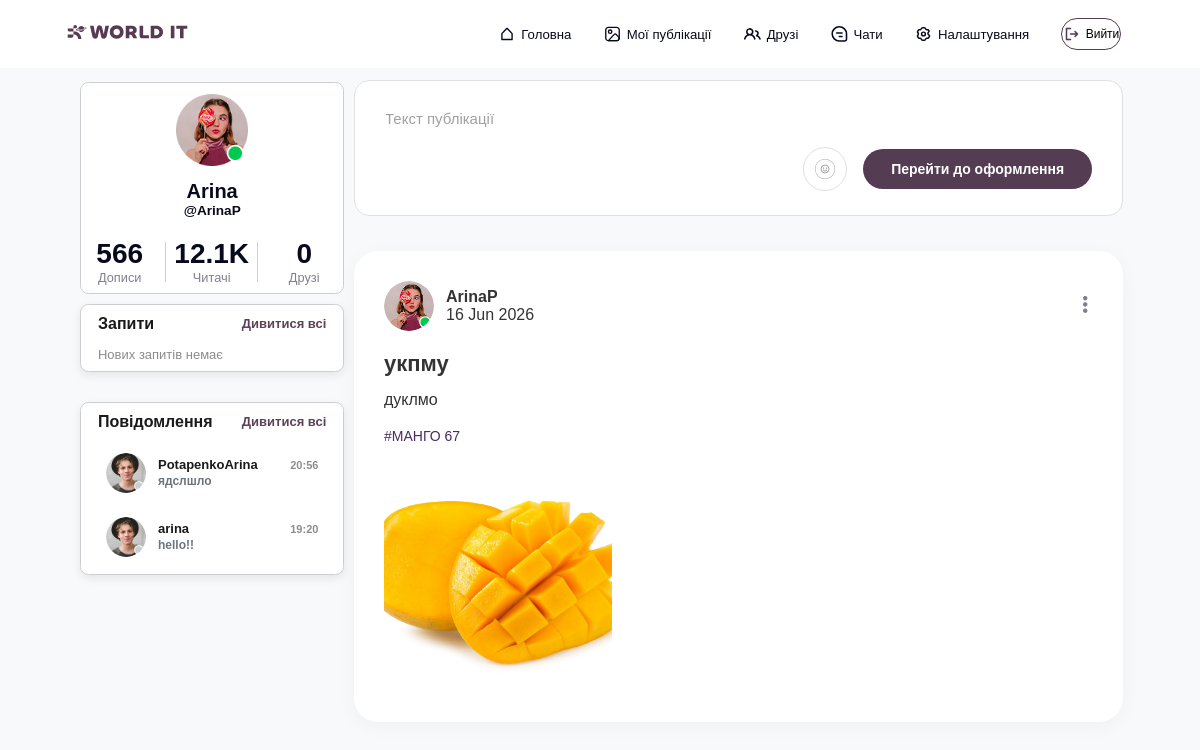
The page /posts/ (signed in) on the database its author committed.
### user_app/models.py (models this page shows)
class User(AbstractUser):
    username = models.CharField(
        max_length= 150,
        blank= True,
        null= True
    )
    email = models.EmailField(
        unique= True
    )
    USERNAME_FIELD = 'email'
    REQUIRED_FIELDS = []

### chat_app/models.py (models this page shows, shortened)
class Message(models.Model):
    text = models.TextField()
    chat = models.ForeignKey(Chat, on_delete=models.CASCADE, related_name="messages")
    sender = models.ForeignKey(User, on_delete=models.CASCADE, related_name="sent_messages")
    readers = models.ManyToManyField(User, blank=True, related_name="read_messages")
    created_at = models.DateTimeField(auto_now_add=True)

### posts_app/models.py (models this page shows, shortened)
class Post(models.Model):
    title = models.CharField(max_length=250)
    topic = models.CharField(max_length=250, blank=True, null=True)
    content = models.TextField()
    created_at = models.DateField(auto_now_add=True)
    updated_at = models.DateField(auto_now=True)
    author = models.ForeignKey(
        settings.AUTH_USER_MODEL,
        on_delete=models.CASCADE,
        related_name='posts'
    )
    tags = models.ManyToManyField(to='Tag', related_name='posts')
    class Meta:
        db_table = "post_app_post"

class Tag(models.Model):
    name = models.CharField(max_length=100)
    class Meta:
        db_table = "post_app_tag"

class PostImage(models.Model):
    original_image = models.ImageField(upload_to="post_photos/original")
    compressed_image = models.ImageField(upload_to="post_photos/compressed")
    post = models.ForeignKey(
        to='Post',
        on_delete=models.CASCADE,
        related_name='images'
    )
    class Meta:
        db_table = "post_app_postimage"

### posts_app/views.py (the view)
# urls.py: path('posts/', PostsView.as_view(), name='posts'),
class PostsView(LoginRequiredMixin, TemplateView):
    template_name = 'post_app/post.html'
    paginate_by = 3
    def get_context_data(self, **kwargs):
        context = super().get_context_data(**kwargs)
        queryset = Post.objects.all().prefetch_related('images', 'tags', 'urls').order_by('-created_at')
        paginator = Paginator(queryset, self.paginate_by)
        page_number = self.request.GET.get('page', 1)
        page_obj = paginator.get_page(page_number)
        context['posts'] = page_obj.object_list
        context['tags'] = Tag.objects.all()
        context['form'] = PostForm()
        return context
    def post(self, request, *args, **kwargs):
        form = PostForm(request.POST)
        if form.is_valid():
            images = request.FILES.getlist('image')
            links = request.POST.getlist('links')
            author = request.user if request.user.is_authenticated else User.objects.first()
            form.save(author=author, images=images, links=links)
            return JsonResponse({'status': 'success'})
        else:
            return JsonResponse({'status': 'error', 'errors': form.errors}, status=400)

### posts_app/forms.py (shortened to what this page needs)
class PostForm(forms.ModelForm):
    tags = forms.ModelMultipleChoiceField(
        queryset=Tag.objects.all(),
        required=False,
        widget=forms.CheckboxSelectMultiple
    )
    class Meta:
        model = Post
        fields = ['title', 'topic', 'content']
        widgets = {
            'title': forms.TextInput(attrs={
                'placeholder': 'Природа, книга і спокій',
                'class': 'form-input'
            }),
            'topic': forms.TextInput(attrs={
                'placeholder': 'Напишіть тему публікації',
                'class': 'form-input'
            }),
            'content': forms.Textarea(attrs={
                'placeholder': 'Інколи найкращі ідеї народжуються в тиші...',
                'rows': 5,
                'class': 'form-textarea'
            }),
        }

### posts_app/templates/post_app/post.html (shortened to what this page needs)
{% extends 'base.html' %}
{% load static %}
{% block links %}
    <link rel="stylesheet" href="{% static 'css/base.css' %}">
    <link rel="stylesheet" href="{% static 'post_app/css/post.css' %}?v=9.9">
    <link rel="stylesheet" href="{% static 'post_app/css/particles/modal.css' %}">
    <link rel="stylesheet" href="{% static 'post_app/css/particles/post_menu.css' %}">
    <link rel="stylesheet" href="{% static 'post_app/css/particles/create_post.css' %}">
{% endblock %}
{% block side-panel %}
    {% include 'particles/side_panel.html' %}
{% endblock %}
{% block content %}
<div class="content-wrapper">
    <div class="quick-create-post">
        <div class="quick-input-container">
            <input type="text" class="quick-post-input" placeholder="Текст публікації" readonly id="quick-create-trigger-input">
            <div class="quick-actions-bar">
                <div class="quick-emoji-wrapper" id="quick-emoji-trigger">
                    <img src="{% static 'icons/emoji.png' %}" alt="emoji" class="quick-emoji">
                </div>
                <button type="button" class="btn-go-to-create" id="quick-create-trigger">Перейти до оформлення</button>
            </div>
        </div>
    </div>
    <div class="posts-list">
        {% for post in posts %}
        <div class="post-card">
            <div class="card-header">
                <div class="author-block">
                    <img src="{% static 'icons/example-photo.png' %}" class="author-ava">
                    <div class="author-meta">
                        <h4>{{ post.author.username }}</h4>
                        <span>{{ post.created_at|date:"d M Y" }}</span>
                    </div>
                </div>
                {% include 'post_app/particles/post_menu.html' %}
            </div>
            <div class="card-body">
                <h3 class="post-title">{{ post.title }}</h3>
                <p class="post-text">{{ post.content }}</p>
                <div class="post-tags">
                    {% for tag in post.tags.all %}
                        <span class="tag-item">#{{ tag.name }}</span>
                    {% endfor %}
                </div>
                <div class="post-image-grid">
                    {% for img in post.images.all %}
                        <div class="grid-image-item">
                            <img src="{{ img.original_image.url }}" alt="post image">
                        </div>
                    {% endfor %}
                </div>
            </div>
        </div>
        {% empty %}
        <p class="no-posts">Постів ще немає.</p>
        {% endfor %}
        <div id="postLoaderLine" style="width: 100%; height: 1px; clear: both;"></div>
    </div>
</div>
{% endblock content %}

### templates/particles/side_panel.html (shortened to what this page needs)
{% load static %}
<div class="side-panel">
    <div class="profile-container">
        <div class="profile-head">
            <div class="profile-picture">
                <img src="{% if request.user.avatar %}{{ request.user.avatar.url }}{% else %}{% static 'icons/example-photo.png' %}{% endif %}" alt="Profile Picture" style="object-fit: cover;">
            </div>
            <div class="profile-name">
                <h3>
                    {% if request.user.first_name %}
                        {{ request.user.first_name }}
                    {% else %}
                        Новий користувач
                    {% endif %}
                </h3>
                <p>@{{ request.user.username }}</p>
            </div>
        </div>
        <div class="profile-info">
            <div class="info-container">
                <h3>566</h3>
                <p>Дописи</p>
            </div>
            <div class="info-container">
                <h3>12.1K</h3>
                <p>Читачі</p>
            </div>
            <div class="info-container">
                <h3>{{ friends_count|default:"0" }}</h3>
                <p>Друзі</p>
            </div>
        </div>
    </div>
    <div class="request" style="margin-bottom: 30px; display: block; box-sizing: border-box;">
        <div style="display: flex; justify-content: space-between; align-items: center;">
            <h3 style="margin: 0; font-size: 16px; font-weight: 700; color: #1a1a1a;">Запити</h3>
            <a href="{% url 'friends' %}" style="font-size: 13px; color: #5d4257; font-weight: 600; text-decoration: none; text-align: right;">Дивитися всі</a>
        </div>
        <div id="sidebar-requests-list" style="display: block; margin-top: 14px; clear: both;">
        </div>
    </div>
    <div class="message-block" style="margin-top: 30px; display: block; box-sizing: border-box;">
        <div style="display: flex; justify-content: space-between; align-items: center;">
            <h3 style="margin: 0; font-size: 16px; font-weight: 700; color: #1a1a1a;">Повідомлення</h3>
            <a href="{% url 'chat' %}" style="font-size: 13px; color: #5d4257; font-weight: 600; text-decoration: none; text-align: right;">Дивитися всі</a>
        </div>
        <div id="sidebar-messages-list" style="display: flex; flex-direction: column; gap: 8px; margin-top: 14px; clear: both; width: 100%;">
            {% for chat in sidebar_recent_chats %}
                <a href="{% url 'chat' %}?open={{ chat.id }}" style="display: flex; align-items: center; gap: 12px; padding: 8px; border-radius: 12px; text-decoration: none; box-sizing: border-box; width: 100%; transition: background 0.2s;" onmouseover="this.style.background='#f5f5f7'" onmouseout="this.style.background='none'">
                    <img src="{{ chat.avatar_url }}" style="width: 40px; height: 40px; border-radius: 50%; object-fit: cover; flex-shrink: 0;">
                    <div style="display: flex; flex-direction: column; min-width: 0; flex-grow: 1; gap: 2px;">
                        <div style="display: flex; justify-content: space-between; align-items: center; width: 100%;">
                            <span style="font-size: 13px; font-weight: 600; color: #1a1a1a; white-space: nowrap; overflow: hidden; text-overflow: ellipsis; max-width: 110px;">{{ chat.username }}</span>
                            <span style="font-size: 11px; color: #8c8c8c; flex-shrink: 0;">{{ chat.last_time }}</span>
                        </div>
                        <p style="font-size: 12px; color: #6c757d; margin: 0; white-space: nowrap; overflow: hidden; text-overflow: ellipsis; max-width: 140px;">{{ chat.last_message }}</p>
                    </div>
                </a>
            {% empty %}
                <p style="color: #8c8c8c; font-size: 13px; margin: 0;">Повідомлень немає</p>
            {% endfor %}
        </div>
    </div>
</div>

### posts_app/templates/post_app/particles/post_menu.html (shortened to what this page needs)
{% load static %}
<div class="card-options">
    <img src="{% static 'icons/more.png' %}" alt="options" class="post-menu-trigger">
</div>

### static/css/base.css (style rules this page uses)
* { padding: 0; margin: 0; box-sizing: border-box; text-decoration: none; font-family: 'GT Walsheim Pro'; }
body { background-color: #FAF8FF; font-family: 'GT Walsheim Pro'; }
.profile-container { position: static; top: 10.2vh; left: 5.6vw; display: flex; flex-direction: column; justify-content: center; margin-left: 13px; align-items: center; width: 22vw; height: 26.5vh; gap: 1.5vh; background-color: white; border: 0.1vw solid #CDCED2; border-radius: 0.7vw; }
.profile-head { display: flex; flex-direction: column; justify-content: flex-start; align-items: center; width: 24vw; height: 17vh; gap: 1.1vw; }
.profile-picture { display: flex; flex-direction: column; justify-content: center; align-items: center; width: 6.7vw; height: 9vh; }
.profile-picture img { height: 100%; }
.profile-name { display: flex; flex-direction: column; justify-content: center; align-items: center; width: 6.7vw; height: 5vh; }
.profile-name h3 { font-size: 2.5vh; color: rgba(7, 10, 28, 1); }
.profile-name p { font-size: 1.7vh; font-weight: 700; color: rgba(7, 10, 28, 1); }
.profile-info { display: flex; flex-direction: row; justify-content: center; align-items: center; width: 23vw; height: 5vh; }
.info-container { display: flex; flex-direction: column; justify-content: center; align-items: center; width: 8vw; height: 5vh; border-right: 0.1vw solid #CDCED2; }
.info-container:last-child { border-right: none; }
.info-container h3 { font-size: 3.5vh; font-weight: 700; color: #070A1C }
.info-container p { font-size: 1.6vh; color: #81818D; }
.profile-container { position: fixed; top: 10.2vh; left: 5.6vw; display: flex; flex-direction: column; justify-content: center; align-items: center; width: 22vw; height: 26.5vh; gap: 1.5vh; background-color: white; border: 0.1vw solid #CDCED2; border-radius: 0.7vw; }
.info-container h3 { font-size: 3.5vh; font-weight: 700; color: #070A1C; }
.request { position: fixed; top: 38vh; left: 5.6vw; display: flex; align-items: center; justify-content: space-between; width: 22vw; margin-left: 13px; min-height: 7.5vh; padding: 1.2vh 1.4vw; background-color: #ffffff; border: 0.1vw solid #CDCED2; border-radius: 0.7vw; box-shadow: 0 0.3vw 0.8vw rgba(7, 10, 28, 0.08); }
.message-block { position: fixed; top: 46.5vh; left: 5.6vw; display: flex; align-items: center; justify-content: space-between; width: 22vw; margin-left: 13px; min-height: 7.5vh; padding: 1.2vh 1.4vw; background-color: #ffffff; border: 0.1vw solid #CDCED2; border-radius: 0.7vw; box-shadow: 0 0.3vw 0.8vw rgba(7, 10, 28, 0.08); }
.request h3 { margin: 0; font-size: 1.95vh; color: #070A1C; }
.message-block h3 { margin: 0; font-size: 1.95vh; color: #070A1C; }
.request a { color: #5D3A6A; font-weight: 700; text-decoration: none; white-space: nowrap; font-size: 1.55vh; }
.message-block a { color: #5D3A6A; font-weight: 700; text-decoration: none; white-space: nowrap; font-size: 1.55vh; }
.content-wrapper { flex: 1; display: flex; }

### posts_app/static/post_app/css/particles/modal.css (style rules this page uses)
input[type="text"], input[type="url"], textarea { width: 100%; padding: 14px 20px; border: 1px solid #EAEAEA; border-radius: var(--radius-md); outline: none; font-family: inherit; }

### posts_app/static/post_app/css/particles/post_menu.css (style rules this page uses)
.card-options { position: relative; cursor: pointer; }
.post-menu-trigger { padding: 5px; cursor: pointer; user-select: none; }

### rows shown on the page
User: user.first_name "Arina", user.username "ArinaP"
Message: last_message "ядслшло"
Message: last_message "hello!!"
Post: author.username "ArinaP", created_at "16 Jun 2026", title "укпму", content "дуклмо"
Tag: name "МАНГО 67"
PostImage: original_image (picture)

### other values the page prints
{{ friends_count|default:"0" }} "0"
{{ chat.username }} "PotapenkoArina" "arina"
{{ chat.last_time }} "20:56" "19:20"
